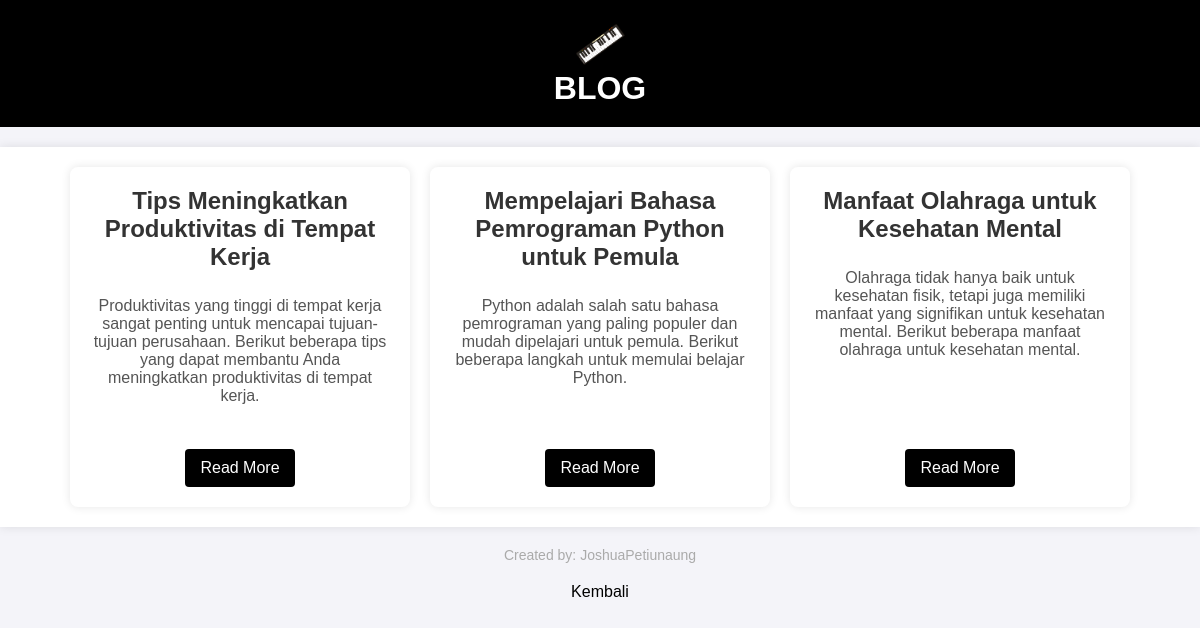
The app's page /blog.php (signed in) with its own data.
### tables this page shows
CREATE TABLE `articles` (
  `id` int(11) NOT NULL,
  `title` varchar(255) NOT NULL,
  `content` text NOT NULL,
  `excerpt` text DEFAULT NULL
);

### blog.php (the view, shortened to what this page needs)
<?php
$servername = "localhost";
$username = "root";
$password = "";
$dbname = "project";
$conn = new mysqli($servername, $username, $password, $dbname);
$sql = "SELECT id, title, excerpt FROM articles";
$result = $conn->query($sql);
$articles = [];
if ($result->num_rows > 0) {
    while($row = $result->fetch_assoc()) {
        $articles[] = $row;
    }
}
?>
<!DOCTYPE html>
<html lang="en">
<head>
    <link rel="stylesheet" href="blogs.css">
</head>
<body>
    <header>
        <img src="—Pngtree—keyboard piano electronic piano_4519739.png" class="small-image" alt="Piano Image">
        <h1>BLOG</h1>
    </header>
    <main>
        <div class="articles-container">
            <?php foreach ($articles as $article): ?>
                <div class="article-box">
                    <h2><?php echo htmlspecialchars($article['title']); ?></h2>
                    <p><?php echo htmlspecialchars($article['excerpt']); ?></p>
                    <div class="read-more-container">
                        <a href="article.php?id=<?php echo $article['id']; ?>" class="read-more">Read More</a>
                    </div>
                </div>
            <?php endforeach; ?>
        </div>
    </main>
    <footer>
        <p class="footer-text">Created by: JoshuaPetiunaung</p>
        <a href="index.html">Kembali</a>
    </footer>
</body>
</html>

### blogs.css (style rules this page uses)
body { font-family: Arial, sans-serif; margin: 0; padding: 0; background-color: #f4f4f9; }
header { text-align: center; background-color: #000000; color: white; padding: 20px 0; }
header img.small-image { width: 50px; height: auto; vertical-align: middle; }
h1 { margin: 0; }
main { max-width: 1200px; margin: 20px auto; padding: 20px; background-color: white; box-shadow: 0 0 10px rgba(0, 0, 0, 0.1); }
.articles-container { display: flex; flex-wrap: wrap; gap: 20px; justify-content: center; }
.article-box { width: 300px; background-color: #ffffff; box-shadow: 0 0 10px rgba(0, 0, 0, 0.1); padding: 20px; border-radius: 8px; text-align: center; display: flex; flex-direction: column; justify-content: space-between; min-height: 300px; transition: transform 0.2s; }
.article-box h2 { color: #333; font-size: 24px; margin: 0 0 10px 0; }
.article-box p { color: #555; font-size: 16px; }
.read-more-container { display: flex; justify-content: center; align-items: flex-end; margin-top: auto; }
.read-more { display: inline-block; margin-top: 10px; padding: 10px 15px; background-color: #000000; color: white; text-decoration: none; border-radius: 4px; }
a { display: block; text-align: center; margin-top: 20px; color: #000000; text-decoration: none; }
.footer-text { text-align: center; color: #aaa; font-size: 14px; margin: 20px 0; }

### records on screen
articles: title "Tips Meningkatkan Produktivitas di Tempat Kerja", excerpt "Produktivitas yang tinggi di tempat kerja sangat penting untuk mencapai tujuan-tujuan perusahaan. Berikut beberapa tips yang dapat membantu Anda meningkatkan produktivitas di tempat kerja."
articles: title "Mempelajari Bahasa Pemrograman Python untuk Pemula", excerpt "Python adalah salah satu bahasa pemrograman yang paling populer dan mudah dipelajari untuk pemula. Berikut beberapa langkah untuk memulai belajar Python."
articles: title "Manfaat Olahraga untuk Kesehatan Mental", excerpt "Olahraga tidak hanya baik untuk kesehatan fisik, tetapi juga memiliki manfaat yang signifikan untuk kesehatan mental. Berikut beberapa manfaat olahraga untuk kesehatan mental."
